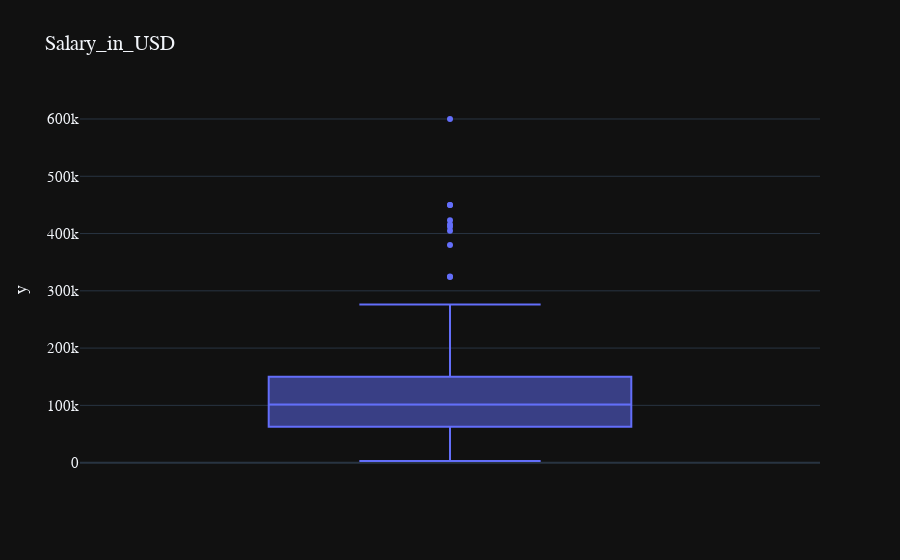

The notebook cell this image was saved under:
### Markdown cell above
### 2.2.2. Salary in USD

### Code cell
hist_data = [df['salary_in_usd']]
group_label = ['salary_in_usd']
fig = px.box(y=df['salary_in_usd'], template='plotly_dark', title='Salary_in_USD')
fig.update_layout(
    font=dict(size=15, family='Franklin Gothic'))

fig.show()

### Figure 1 — Plotly figure (JSON) as saved in the notebook; plotly's stock layout.template omitted (floating-point values rounded to 4 significant figures; data arrays with more than 128 entries replaced by an {"elided": "..."} marker saying what was removed)
{"data": [{"alignmentgroup": "True", "hovertemplate": "y=%{y}<extra></extra>", "legendgroup": "", "marker": {"color": "#636efa"}, "name": "", "notched": false, "offsetgroup": "", "orientation": "v", "showlegend": false, "type": "box", "x0": " ", "xaxis": "x", "y": {"elided": "607 int values"}, "y0": " ", "yaxis": "y"}], "layout": {"boxmode": "group", "font": {"family": "Franklin Gothic", "size": 15}, "legend": {"tracegroupgap": 0}, "title": {"text": "Salary_in_USD"}, "xaxis": {"anchor": "y", "domain": [0, 1]}, "yaxis": {"anchor": "x", "domain": [0, 1], "title": {"text": "y"}}}}
